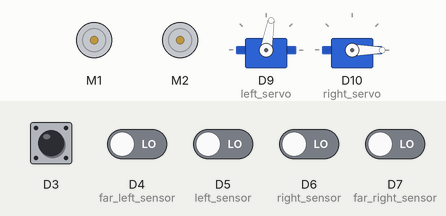
Recording of a sketch running on a simulated Arduino Nano 33 IoT. Parts: 2 × DC motor (green arrow = forward, orange = backward, longer = faster), 2 × servo. The test bench sets the inputs (shaded band); at power-on: D3 HIGH, D4 (far_left_sensor), D5 (left_sensor), D6 (right_sensor), D7 (far_right_sensor) LOW. What the sketch prints to the serial monitor is not drawn.

Above: at 2.2 s.
2.3 s: D3 pulsed LOW 2 times (0.12 s each, 0.3 s apart)
At 2.59 s:
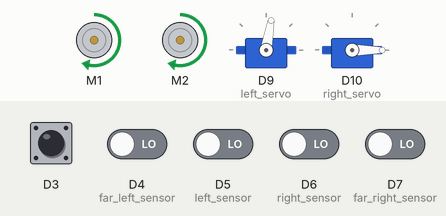
5.4 s: D4 (far_left_sensor) driven HIGH
At 5.9 s:
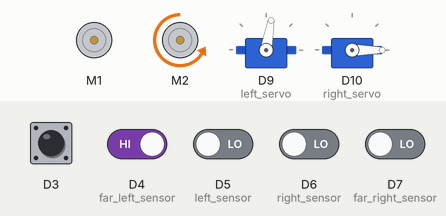
8.4 s: D4 (far_left_sensor) driven LOW
At 9.43 s:
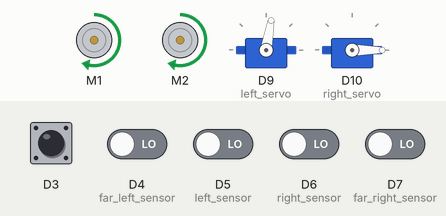
11.4 s: D5 (left_sensor) driven HIGH
At 11.7 s:
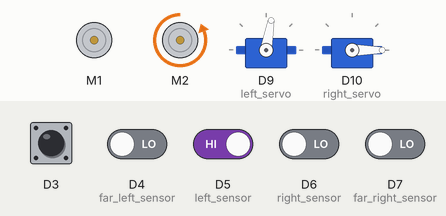
12.9 s: D7 (far_right_sensor) driven HIGH
At 13.4 s:
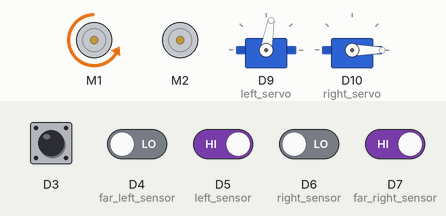
15.9 s: D7 (far_right_sensor) driven LOW
Timing chart, 0 to 18.9 s (numbered marks = the images above; inputs shaded):
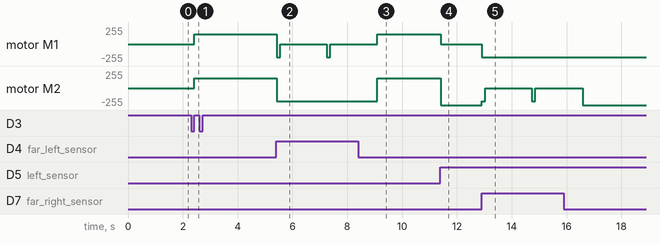

The sketch:

motor_test.ino.ino
```cpp
#include "IDP_lib.h"

// volatile byte state = LOW;


void junction(){
    if (fls_state == 1 && frs_state == 0){
        // main_motors.change_MR_speed(40);
        // main_motors.go_forward();
        // delay(1000);
        main_motors.turn_90_left();
    }
    else if (fls_state == 0 && frs_state == 1) {
        // main_motors.change_ML_speed(40);
        // main_motors.go_forward();
        // delay(1000);
        main_motors.turn_90_right();
    }
    else if (fls_state == 1 && frs_state == 1) {
        // main_motors.change_MR_speed(20);
        // main_motors.go_forward();
        // delay(2000);
        main_motors.turn_90_left();
    }
}


void junction2(){
    main_motors.stop();
    main_motors.set_speed(30);
    delay(200);
}

// void interrupt_function(){
//     volatile static unsigned long last_interrupt = 0;
//     unsigned long t = millis();
//     if (t - last_interrupt > 500UL){
//       state = !state;
//       main_motors.stop();
//     }
//     last_interrupt = t;
//     //Serial.println(state);
//   }

// void setup() {
//     pinMode(3,INPUT);
//     while ( !digitalRead(3) );
//     Serial.begin(9600);
//     Serial.println("a");
//     attachInterrupt(digitalPinToInterrupt(3), interrupt_function, RISING);
//     AFMS.begin();
//     main_motors.set_speed(0);
//     pinMode(left_sensor, INPUT);
//     //pinMode(center_sensor, INPUT);
//     pinMode(right_sensor, INPUT);
//     pinMode(far_left_sensor,INPUT);
//     pinMode(far_right_sensor, INPUT);

// }

void loop(){
  //Serial.println(state);
  if (state) {
    Serial.println("we are running");
    read_sensors();
    //test code for 4 sensor following
    if (ls_state == 1 && rs_state == 1 && fls_state == 0 && frs_state == 0) {
        main_motors.set_speed(230);
        main_motors.go_forward();
        Serial.println("on line");
    }
    else if (ls_state == 1 && rs_state == 0 && fls_state == 0 && frs_state == 0) {
        main_motors.change_MR_speed(12);
        main_motors.go_forward();
        Serial.println("right of line");
    }

    else if (ls_state == 0 && rs_state == 1 && fls_state == 0 && frs_state == 0) {
        main_motors.change_ML_speed(12);
        main_motors.go_forward();
        Serial.println("left of line");
    }
    //something gone wrong
    else if (ls_state == 0 && rs_state == 0 && fls_state == 0 && frs_state == 0) {
        main_motors.stop();
        Serial.println("something wrong");
        main_motors.move_backward(10);
    }
    //junction logic
    else if(fls_state == 1 || frs_state == 1){
        Serial.println("at junction");
        //main_motors.move_forward(20);
        junction();
    }
    //delay(100);
  }

  else {
    Serial.println("we are not running");
    main_motors.stop();
  }
}
```

IDP_lib.h
```cpp
#include <Adafruit_MotorShield.h>
#include <Arduino_LSM6DS3.h>
#include <Servo.h>

Adafruit_MotorShield AFMS = Adafruit_MotorShield();
Adafruit_DCMotor *main_motor_left  = AFMS.getMotor(1); //motor pin 1
Adafruit_DCMotor *main_motor_right = AFMS.getMotor(2); //motor pin 2

Servo left_servo;
Servo right_servo;


volatile byte state = LOW;

//create class to control main motors
class MainMotors {
    public:
        int max_speed = 255;
        int min_speed = 0;
        int speed = 0;
        int current_speed = 0;
        int l_speed = 0;
        int r_speed = 0;

        //FORWARD = 1
        //BACKWARD = 2
        float Pi = 3.14159;

        //test values
        float wheel_radius = 32.5; //mm
        int wheel_base = 170; //mm
        float max_wheel_angular_speed = 1.95*Pi;//(5*360)/(5*2*Pi); //max angular speed of wheel, radians per second
        //double wheel_angular_speed_100 = 0;
        float max_wheel_speed = max_wheel_angular_speed*wheel_radius; //max linear speed of wheel mm/s
        int sensor_wheel_dist = 110;//mm


    //simple interface for using built in functions -- verified
    void set_ML_speed(int l_speed) {
        if (l_speed > max_speed) {
          l_speed = max_speed;
        }
        else if (l_speed < min_speed) {
          l_speed = min_speed;
        }
        main_motor_left->setSpeed(l_speed);
    }
    void set_MR_speed(int r_speed) {
        if (r_speed > max_speed) {
          r_speed = max_speed;
        }
        else if (r_speed < min_speed) {
          r_speed = min_speed;
        }
        main_motor_right->setSpeed(r_speed);
    }

    //joint function to set speed of both motors -- verified -- test for values out of range, i would assume they would be clipped to the max/min values by default
    void set_speed(int speed) {
        if(speed != current_speed || l_speed != r_speed || r_speed != current_speed)  //HOPEFULLY AN OPTIMISATION TRICK
        {
          if (speed > max_speed) {
            speed = max_speed;
          }
          else if (speed < min_speed) {
            speed = min_speed;
          }
          l_speed = r_speed = speed;
          set_ML_speed(l_speed);
          set_MR_speed(r_speed);
          current_speed = speed;
        }
    }

    //function to change speed of both motors -- verified
    void change_speed(int delta) {
        l_speed = r_speed = speed += delta;
        if (speed > max_speed) {
            speed = max_speed;
        } else if (speed < min_speed) {
            speed = min_speed;
        }
        set_speed(speed);
    }
    void change_ML_speed(int delta) {
        l_speed += delta;
        set_ML_speed(l_speed);
    }
    void change_MR_speed(int delta) {
        r_speed += delta;
        set_MR_speed(r_speed);
    }

    //due to the way the motors are wired they may have to be reversed, -- verified for current arrangement, ie forward is forward and turns are correct
    void ML_run(int direction) {
        //motor left run
        //swap if direction is reversed
        if (direction == BACKWARD) {
            main_motor_left->run(FORWARD);
        } else if (direction == FORWARD) {
            main_motor_left->run(BACKWARD);
        }
    }

    void MR_run(int direction) {
        //motor right run
        //swap if direction is reversed
        if (direction == BACKWARD) {
            main_motor_right->run(FORWARD);
        } else if (direction == FORWARD) {
            main_motor_right->run(BACKWARD);
        }
    }
    // sends both motors forward -- verified
    void go_forward() {
        //both motors forward
        ML_run(FORWARD);
        MR_run(FORWARD);
    }
    // sends both motors backward -- verified
    void go_backward() {
        //both motors backward
        ML_run(BACKWARD);
        MR_run(BACKWARD);
    }
    //cuts power and motors come to a stop -- verified
    void stop() {
        //cuts power to both motors
        set_speed(0);
        main_motor_left->run(RELEASE);
        main_motor_right->run(RELEASE);
    }
    //test function to allow for faster stops -- unverified
    void hard_stop() {
        //cuts forward power and brakes both motors
        set_speed(0);
        main_motor_left->run(BRAKE);
        main_motor_right->run(BRAKE);
    }
    //simple turn functions -- verified
    void turn_left(int speed) {
        set_speed(speed);
        ML_run(BACKWARD);
        MR_run(FORWARD);
    }
    void turn_right(int speed) {
        set_speed(speed);
        ML_run(FORWARD);
        MR_run(BACKWARD);
    }

    void move_forward(int dist) {
        stop();
        int move_speed = 200;
        set_speed(move_speed);
        unsigned long t = ( 1000.0*dist )/( (move_speed/255.0)*max_wheel_speed );
        go_forward();
        delay(t);
        stop();
    }
    void move_backward(int dist) {
        stop();
        int move_speed = 150;
        set_speed(move_speed);
        unsigned long t = ( 1000.0*dist )/( (move_speed/255.0)*max_wheel_speed );
        go_backward();
        delay(t);
        stop();
    }

    void turn_90_left(bool move = true) {
      if (move) {
        move_forward(20);
      }
      stop();
      int turn_speed = 200;
      set_MR_speed(turn_speed);
      set_ML_speed(0);
      double factor = (turn_speed/255.0)*max_wheel_angular_speed*(wheel_radius/wheel_base);
      unsigned long t = 1000.0*Pi/(2*factor);
      go_forward();
      delay(t);
      stop();
    }

    void turn_90_right(bool move = true) {
      if (move) {
        move_forward(20);
      }
      stop();
      int turn_speed = 200;
      set_ML_speed(turn_speed);
      set_MR_speed(0);
      double factor = (turn_speed/255.0)*max_wheel_angular_speed*(wheel_radius/wheel_base);
      unsigned long t = 1000.0*Pi/(2*factor);
      go_forward();
      delay(t);
      stop();
    }

    void turn_90_left_back(bool move = true){
      if (move) {
        move_forward(20);
      }
      stop();
      int turn_speed = 200;
      set_MR_speed(turn_speed);
      set_ML_speed(0);
      double factor = (turn_speed/255.0)*max_wheel_angular_speed*(wheel_radius/wheel_base);
      unsigned long t = 1000.0*Pi/(2*factor);
      go_forward();
      delay(t);
      stop();
    }
    void turn_90_right_back(bool move = true){
      if (move) {
        move_forward(20);
      }
      stop();
      int turn_speed = 200;
      set_ML_speed(turn_speed);
      set_MR_speed(0);
      double factor = (turn_speed/255.0)*max_wheel_angular_speed*(wheel_radius/wheel_base);
      unsigned long t = 1000.0*Pi/(2*factor);
      go_forward();
      delay(t);
      stop();
    }

    void turn_180(){
      stop();
      int turn_speed = 180;
      set_speed(turn_speed);
      unsigned long t = 1000.0*Pi/( 2*(turn_speed/255.0)*max_wheel_angular_speed*(wheel_radius/wheel_base) );
      ML_run(BACKWARD);
      MR_run(FORWARD);
      delay(t);
      stop();
    }


};

MainMotors main_motors; //create main motors object

class Servo_claws {
  private:
  int servo_time = 20;
  int min_angle = 0;
  int max_angle = 80;
  int current_angle = 0;
  int open_angle = 70;
  //sets the servos to their "0" point
  void go_zero(){
      for (int angle = current_angle; angle >= 0; angle -= 1){
        //left has "0" at 270 due to being mirrored
        left_servo.write(max_angle-angle);
        right_servo.write(angle);
        Serial.println(angle);
        //controlls the speed of the servo rotations
        delay(servo_time);
      }
      current_angle = 0;
  }
  //turns the servos to a target angle relative to their "0"
  void steady_turn(int target_angle){
    if (target_angle<max_angle && target_angle > min_angle){
      for (int angle = 0; angle <= target_angle; angle += 1){
        //left has "0" at 270 due to being mirrored
        left_servo.write(max_angle-angle);
        right_servo.write(angle);
        Serial.println(angle);
        //controlls the speed of the servo rotations
        delay(servo_time);
      }
      current_angle = target_angle;
    }
  }
  public:
  //means people cant mess up stuff by accessing turns directly
  void open(){
    steady_turn(open_angle);
  }
  void close(){
    go_zero();
  }
  void straight_ahead(){
    steady_turn(30);
  }
};
Servo_claws Claws;

//set to safe pins
int far_left_sensor = 4;
int left_sensor = 5;
int right_sensor = 6;
int far_right_sensor = 7;

//initialize the states of the sensors
int fls_state = 0;
int ls_state = 0;
int rs_state = 0;
int frs_state = 0;


int soft_turn_rate = 10;

//function to read data from the sensors
void read_sensors(){
    //0 is black, 1 is white
    fls_state = digitalRead(far_left_sensor);
    ls_state = digitalRead(left_sensor);
    rs_state = digitalRead(right_sensor);
    frs_state = digitalRead(far_right_sensor);
}


void interrupt_function(){
    volatile static unsigned long last_interrupt = 0;
    unsigned long t = millis();
    if (t - last_interrupt > 500UL){
      state = !state;
    }
    last_interrupt = t;
  }

void setup() {

    //stops motors straight away
    if (AFMS.begin()){
      Serial.println("AFMS connected");
    }
    else{
      Serial.println("AFMS not connected");
      while(1);
    }
    main_motors.stop();
    //waits for button press to start program
    pinMode(3,INPUT);
    while ( !digitalRead(3) );
    //sets up the servo pins and holds at "0"
    left_servo.attach(9);
    right_servo.attach(10);
    Claws.close();
    delay(1000);
    //sets up serial communication
    Serial.begin(9600);
    Serial.println("a");
    //sets the interrupt pin
    attachInterrupt(digitalPinToInterrupt(3), interrupt_function, RISING);
    //sets up line sensor pins
    pinMode(left_sensor, INPUT);
    pinMode(right_sensor, INPUT);
    pinMode(far_left_sensor,INPUT);
    pinMode(far_right_sensor, INPUT);


}
```

Measured:
- after the input at 2.3 s, motor M1, motor M2: stopped → forward 150/255 after 0.12 s
- after the input at 5.4 s, motor M1: alternates backward 200/255 for 0.13 s and stopped for 1.7 s, starting at once; motor M2: forward 150/255 → backward 200/255 at once
- after the input at 8.4 s, motor M2: backward 200/255 → forward 150/255 after 0.70 s
- after the input at 11.4 s, motor M1: forward 150/255 → stopped at once; motor M2: forward 150/255 → backward 255/255 at once
- after the input at 12.9 s, motor M1: stopped → backward 200/255 at once; motor M2: alternates backward 200/255 for 0.13 s and stopped for 1.7 s, starting at once
